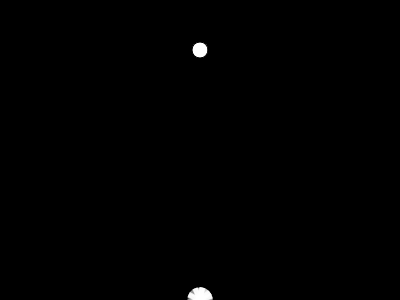
Frame 1 (no input)
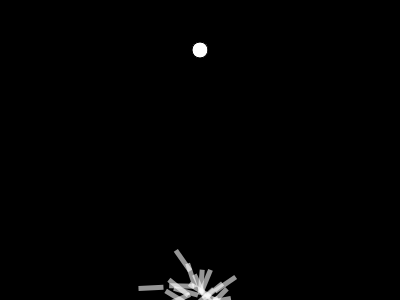
Frame 60 (no input)
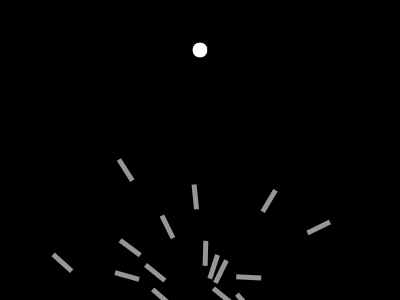
Frame 120 (the mouse pressed at the canvas centre since frame 60)

The p5.js sketch that drew these frames (run headless with seeded random() and noise() and a simulated clock; from frame 60 on, the mouse is pressed at the canvas centre):

// p5.js sketch
// ── sketch.js
var rocket;
var population;
var lifespan = 200;
var lifeP;
var count = 0;
var target;

function setup(){
  createCanvas(400,300);
  rocket = new Rocket();
  population = new Population();
  lifeP = createP();
  target = createVector(width/2,50);
}


function draw(){
  background(0);
  population.run();
  lifeP.html(count)

  count++;

if (count == lifespan){
  //population = new Population();
  population.evaluate();
  population.selection();

  count = 0;
}


  ellipse(target.x, target.y, 16, 16);
}


function Population(){
  this.rockets = [];
  this.popsize = 25;
  this.matingpool = [];

  for (var i = 0; i < this.popsize; i++) {
    this.rockets[i] = new Rocket();
  }

  this.evaluate = function() {
    var maxfit = 0;
    // Iterate through all rockets and calcultes their fitness
    for (var i = 0; i < this.popsize; i++) {
      // Calculates fitness
      this.rockets[i].calcFitness();
      // If current fitness is greater than max, then make max eqaul to current
      if (this.rockets[i].fitness > maxfit) {
        maxfit = this.rockets[i].fitness;
      }
    }
    // Normalises fitnesses
    for (var i = 0; i < this.popsize; i++) {
      this.rockets[i].fitness /= maxfit;
    }

    this.matingpool = [];
    // Take rockets fitness make in to scale of 1 to 100
    // A rocket with high fitness will highly likely will be in the mating pool
    for (var i = 0; i < this.popsize; i++) {
      var n = this.rockets[i].fitness * 100;
      for (var j = 0; j < n; j++) {
        this.matingpool.push(this.rockets[i]);
      }
    }
  }
this.selection = function(){
  var newRockets = [];
  for (var i = 0; i < this.rockets.length; i++) {
    // Picks random dna
    var parentA = random(this.matingpool).dna;
    var parentB = random(this.matingpool).dna;
    // Creates child by using crossover function
    var child = parentA.crossover(parentB);
    // Creates new rocket with child dna
    newRockets[i] = new Rocket(child);
  }
  // This instance of rockets are the new rockets
  this.rockets = newRockets;
}

// Calls for update and show functions
this.run = function() {
  for (var i = 0; i < this.popsize; i++) {
    this.rockets[i].update();
    // Displays rockets to screen
    this.rockets[i].show();
  }
}
}

function DNA(genes){
  if (genes){
    this.genes = genes;
  }else {
  this.genes = [];
  for (var i = 0; i < lifespan; i++){
    this.genes[i] = p5.Vector.random2D();
    this.genes[i].setMag(0.1);
  }
}
  this.crossover = function(partner){
    var newgenes = [];
    var mid = floor(random(this.genes.length));
    for (var i = 0; i < this.genes.length; i++){
      if (i > mid){
        newgenes[i] = this.genes[i];
      } else {
        newgenes[i] = partner.genes[i];
      }
    }
    return new DNA(newgenes);
  }
}

function Rocket(dna){
  this.pos = createVector(width/2, height);
  this.vel = createVector();
  this.acc = createVector();
  this.completed = false;
  if (dna) {
    this.dna = dna;
  } else {
  this.dna = new DNA();
}
  this.fitness = 0;


this.applyForce = function(force){
  this.acc.add(force);
}

this.calcFitness = function(){
  var d = dist(this.pos.x, this.pos.y, target.x, target.y);
  this.fitness = 1/d;
}

this.update = function(){

  var d = dist(this.pos.x, this.pos.y, target.x, target.y);
  if(d < 10){
    this.completed = true;
    this.pos = target.copy();
  }

  this.applyForce(this.dna.genes[count]);

if(!this.completed){
  this.vel.add(this.acc);
  this.pos.add(this.vel);
  this.acc.mult(0);
  }
}
this.show = function(){
  push();
  noStroke();
  fill(255,150);
  translate(this.pos.x, this.pos.y);
  rotate(this.vel.heading());
  rectMode(CENTER);
  rect(0, 0, 25, 5);
  pop();
}



}
